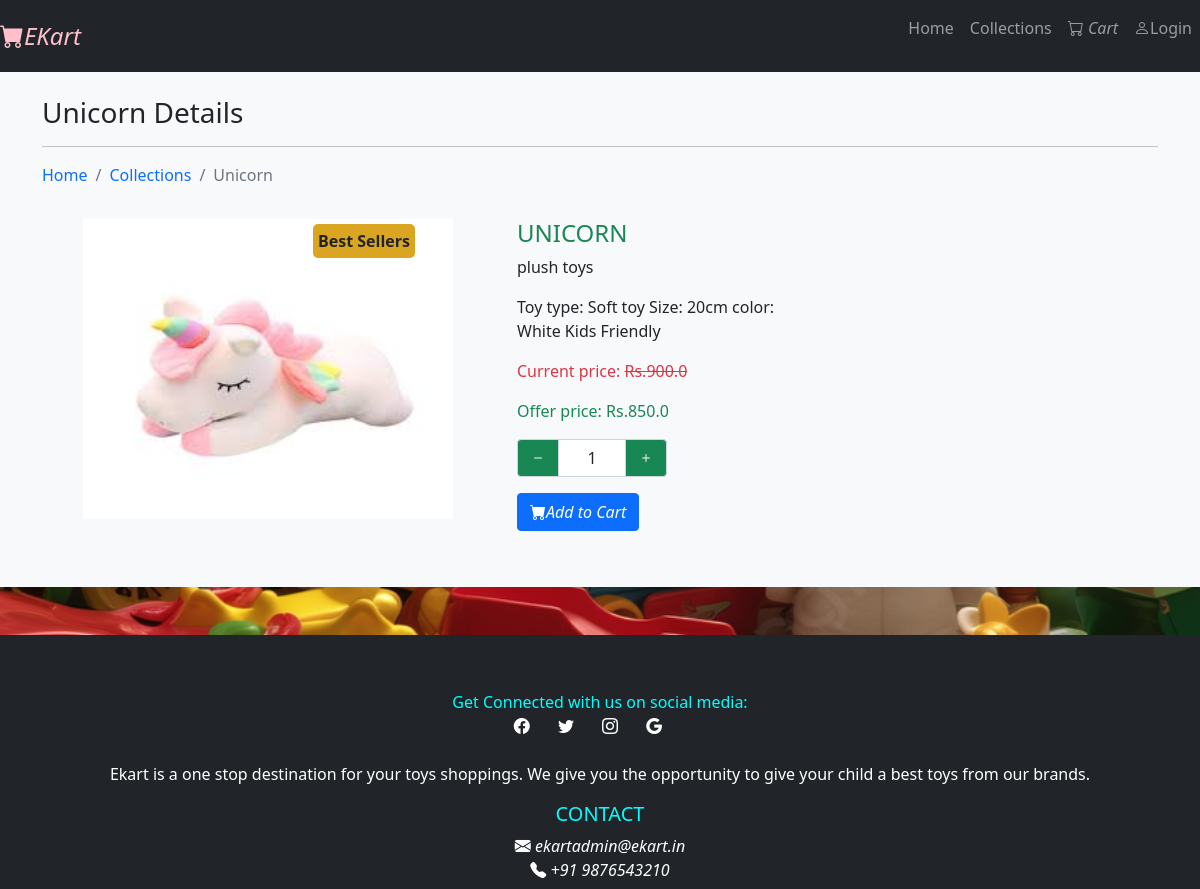
The app's page /collections/Soft Toys/Unicorn with its own data.
### app/models.py (models this page shows)
class product(models.Model):
       category=models.ForeignKey(category,on_delete=models.CASCADE)
       name=models.CharField(max_length=150,null=False,blank=False)
       vendor=models.CharField(max_length=150,null=False,blank=False)
       product_image=models.ImageField(upload_to=getFileName,null=True,blank=True)
       quantity=models.IntegerField(null=False,blank=False)
       orginal_price=models.FloatField(null=False,blank=False)
       selling_price=models.FloatField(null=False,blank=False)
       description=models.TextField(max_length=500,null=False,blank=False)
       status=models.BooleanField(default=False,help_text="0-show,1-Hidden")
       trending=models.BooleanField(default=False,help_text="0-show,1-Trending")
       created_at=models.DateTimeField(auto_now_add=True)
       def __str__(self):
              return self.name

### app/views.py (the view)
# urls.py: path("collections/<str:cname>/<str:pname>",views.product_details,name='product_details'),
def product_details(request,cname,pname):
       if(category.objects.filter(name=cname,status=0)):
              if(product.objects.filter(name=pname,status=0)):
                     products=product.objects.filter(name=pname,status=0).first()
                     return render(request,'product_details.html',{"products":products})
              else:
                     messages.error(request,'No such product found')
                     return redirect('collections')
       else:
              messages.error(request,'No such category found ')
              return redirect("collections")

### app/templates/product_details.html (shortened to what this page needs)
{% extends 'navbar.html'%}
{% block content %}
<section class="bg-light py-4 my-5">
    <div class="container">
        <div class="row">
            <div class="col-12">
                <h3 class="mb-3">{{products}} Details</h3>
                <hr>
                <nav aria-label="breadcrumb">
                    <ol class="breadcrumb">
                      <li class="breadcrumb-item"><a href="{% url 'home'%}">Home</a></li>
                      <li class="breadcrumb-item"><a href="{% url 'collections' products.category.name %}">Collections</a></li>
                      <li class="breadcrumb-item active" aria-current="page">{{products}}</li>
                    </ol>
                  </nav>
            </div>
            <div class="col-5 my-3 box">
            {% if products.trending %}
            <div class="hot">Best Sellers</div>
            {% endif %}
            <img src="{{products.product_image.url}}" class="card-image-top" alt="Products"  width="370px" height="300px">
            </div>
            <div class="col-8 my-3 col-md-4 col-lg-3">
                <h4 class="text-success">{{products|upper}}</h5>
                <p>{{products.vendor}}</p>
                <p>{{products.description}}</p>
                <p class="text-danger">Current price: <s>Rs.{{products.orginal_price}}</s></p>
                <p class="text-success">Offer price: Rs.{{products.selling_price}}</p>
                <div class="my-3">
                {% if products.quantity > 0%}
                <p><div class="input-group" style="width: 150px;">
                <button class="input-group-text bg-success text-light" id="bminus"><i class="bi bi-dash"></i></button>
                <input type="text" name="qty" id="txtqty" value="1" class="form-control text-center">
                <button class="input-group-text bg-success text-light" id="bplus"><i class="bi bi-plus"></i></button>
                </div></p>
                <button class="btn btn-primary" id="bcart"><i class="bi bi-cart-fill">Add to Cart</i></button>
                {% else%}
                <button class="btn btn-primary"><i class="bi bi-cart-minus">Out of Stock</i></button>
                {% endif%}
            </div>
        </div>
    </div>
</section>
{%  endblock content %}

### app/templates/navbar.html (style rules this page uses)
#bg { background-repeat: no-repeat; background-size:1800px 900px ; background-position: top; background-attachment: fixed; }

### app/templates/product_details.html (style rules this page uses)
a { text-decoration: none; }
.box { position:relative; text-align: center; }
.hot { background-color: goldenrod; font-weight: bold; display: inline; top:5px; right:90px; position: absolute; border-radius: 5px; padding: 5px; }

### records on screen
product: name "Unicorn", product_image (picture), name "UNICORN", vendor "plush toys", description "Toy type: Soft toy Size: 20cm color: White Kids Friendly", orginal_price "900.0", selling_price "850.0"
